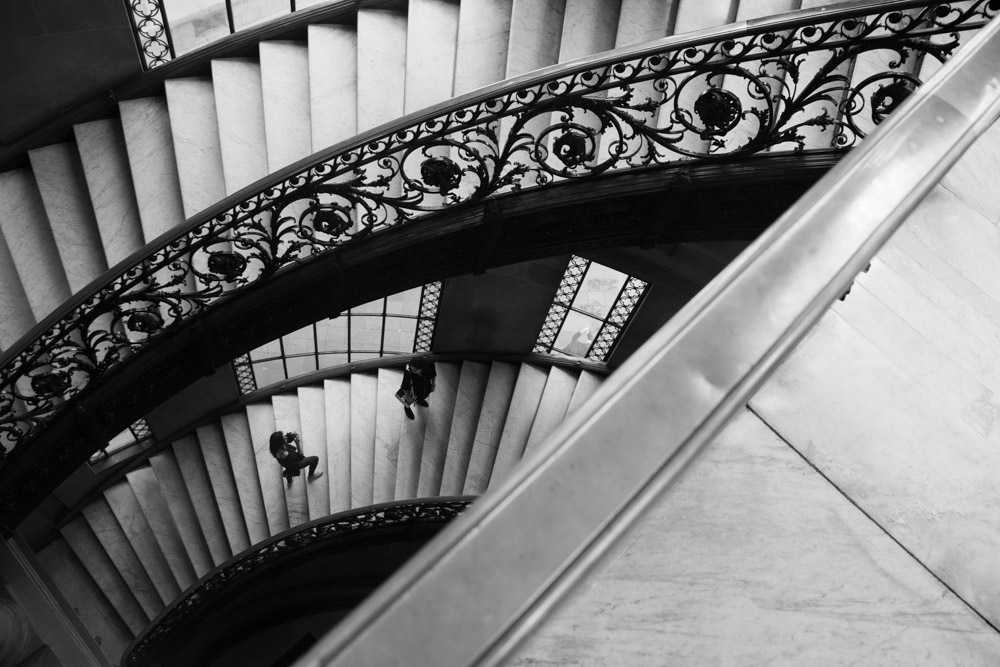
#> input picture cv/sample.jpg, 1000 x 667 px
$ python main-sam.py
#> lines starting #> are read from the running program, lines starting #| are printed output that depends on the picture
import numpy as np
import cv2
from matplotlib import pyplot as plt
from numba import njit

img = cv2.imread('sample.jpg', 1)
#> img is the input picture: shape (667, 1000, 3); min 0, max 253, mean 119.2

LOOK_UP_TABLE = np.array([i for i in range(0,256)])
if(len(LOOK_UP_TABLE) != 256):
    raise ValueError()


def bucketColors(matrix, distinctColorCount):
#> called with distinctColorCount = 3
    bucket_segments = 255 / distinctColorCount
    matrix = np.rint(np.divide(matrix, bucket_segments))
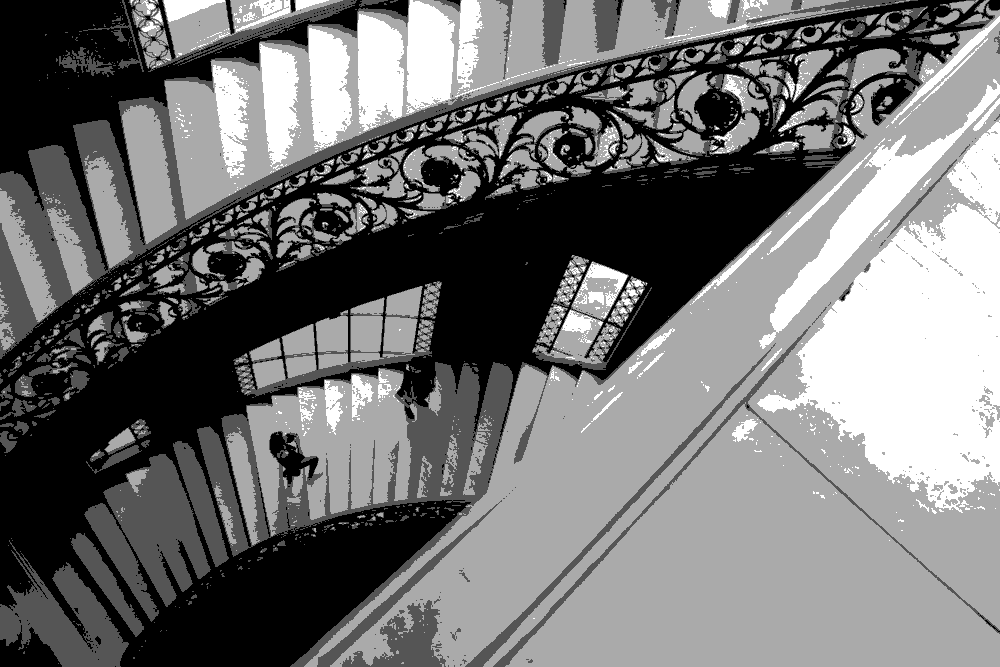
#> matrix: shape (667, 1000, 3) float64; min 0, max 3, mean 1.36; drawn with min black and max white
    return matrix.astype(np.uint8)
    # Not fully typed out. Need to figure out how to convert colors.

buckets = bucketColors(img, 3)


# [16 lines of commented-out code are left out]

#> (the run stopped early here; a loop or call above may not have finished)
